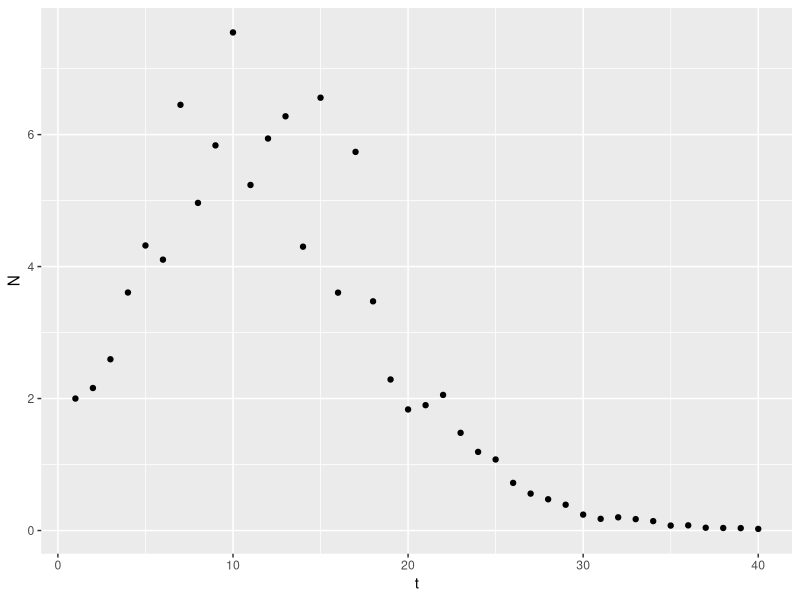
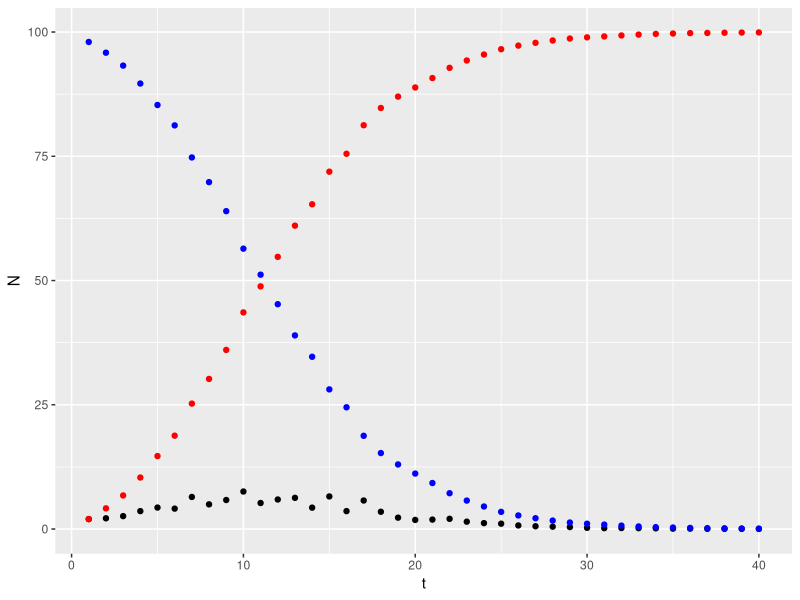
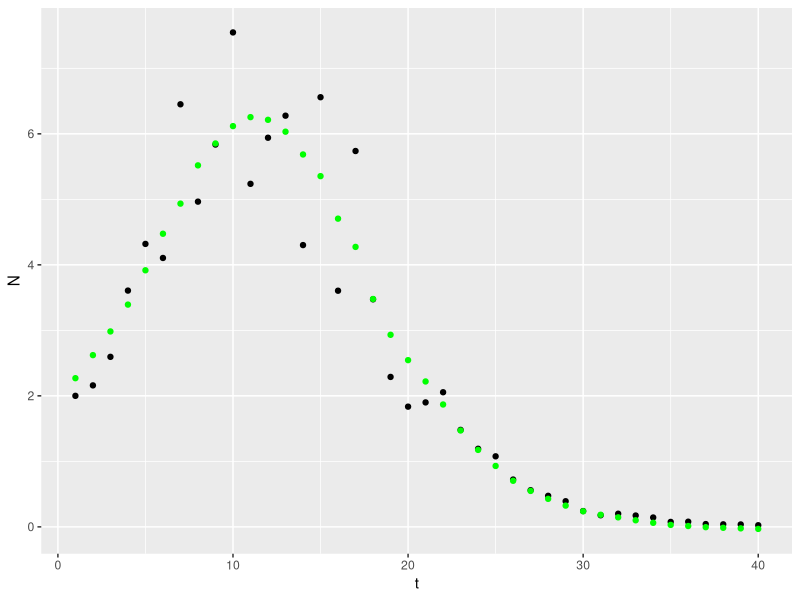
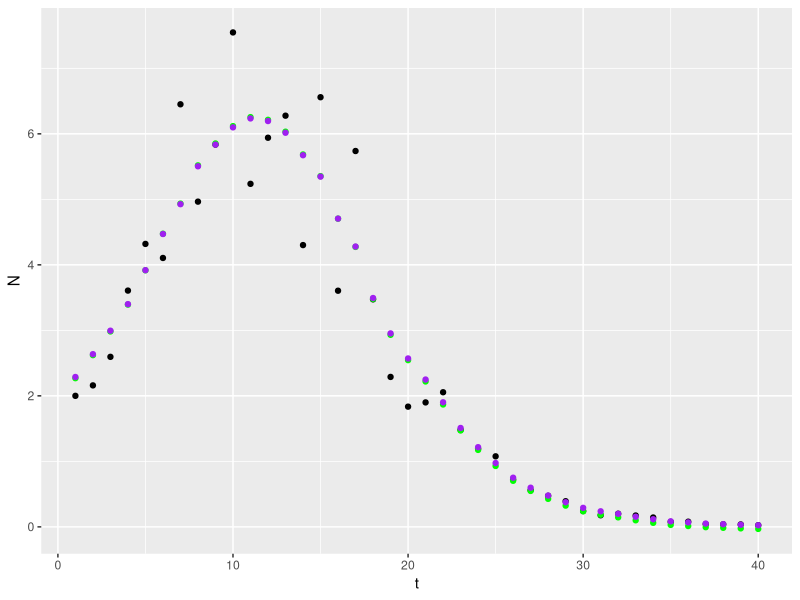
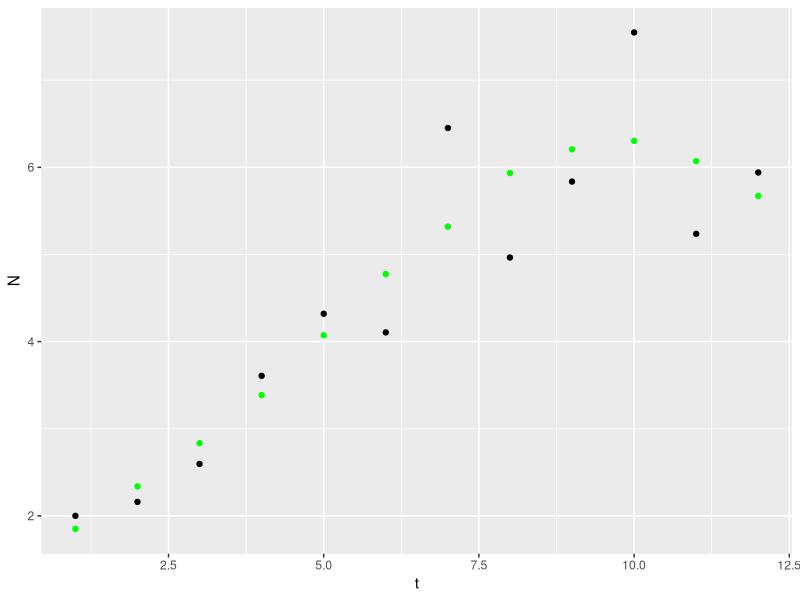
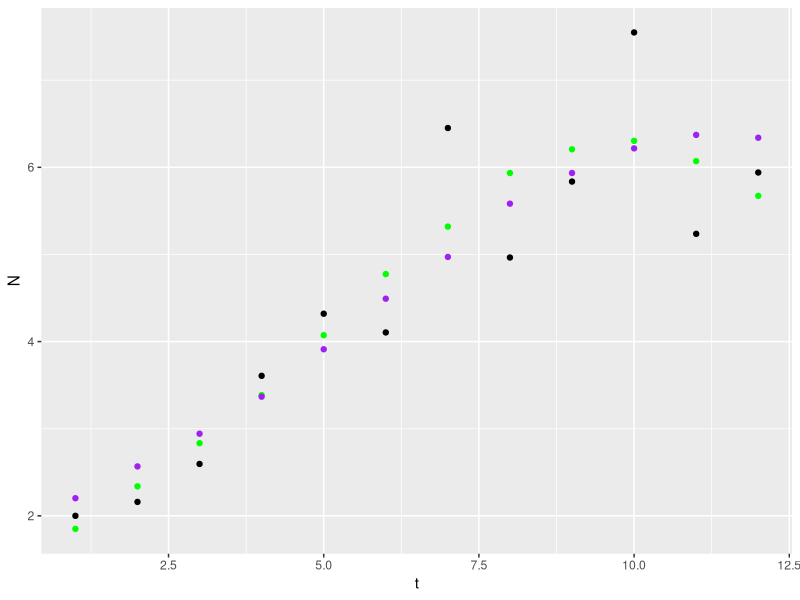
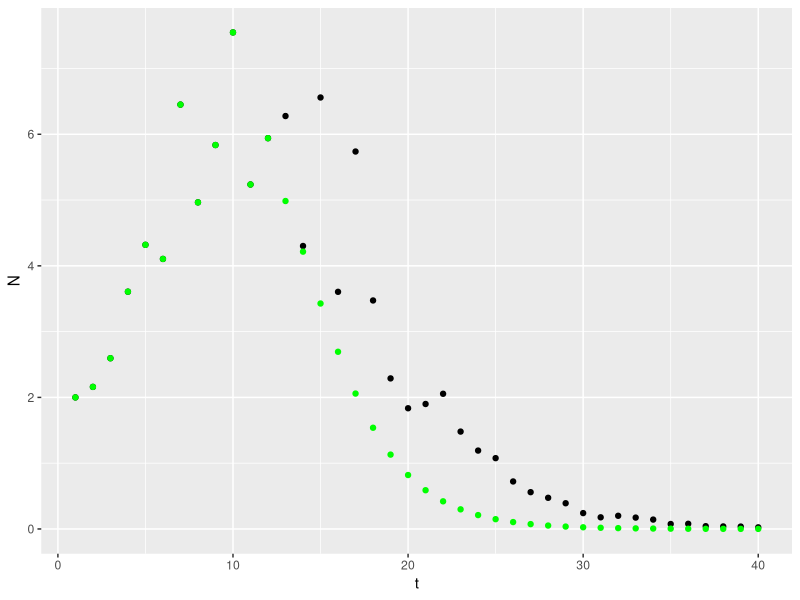
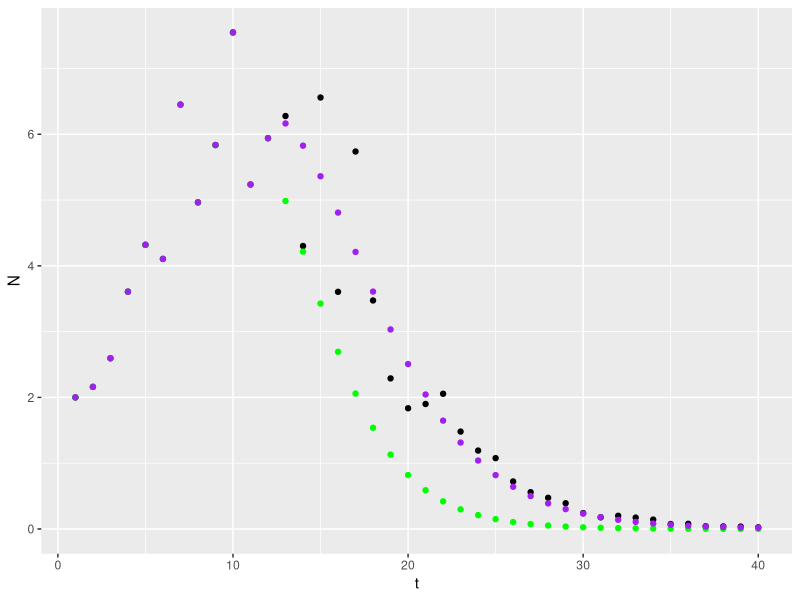

Generate these figures, in order, with R:
## Week 8

# clear workspace
rm(list=ls())

# Today we fit a Bass Model to estimate new product diffusion.
# The context is not especially important, but we could suppose the product is 
#    virtual reality goggles, like Oculus
# We are modeling a durable good, that is, a product that lasts many periods after
#    purchase. Therefore we will use "sales" and "adoptions" interchangeably

library(tidyverse)

# --------------------
# BASS MODEL
# --------------------

#choose true parameters, we'll use these to simulate data
# then we'll use the simulated data to estimate the original parameters
M<-100    # Maximum market size
p<-.02     # coefficient of innovation
q<-.2      # coefficient of imitation
Nstart <- p*M  # Number of sales in period 1, implied when A=0
T<-40      # Number of periods to simulate

# Note: We'll denote adoptions as N because that's easier to write than dA/dt

# allocate memory
N <- vector(mode="numeric",length=T)    # New adopters in period t
A <- vector(mode="numeric",length=T)    # Total adopters up until period t 
R <- vector(mode="numeric",length=T)    # Remaining Market, i.e. M-A
t <- vector(mode="numeric",length=T)    # counts time periods

# initialize vectors for period 1
N[[1]] <- Nstart
A[[1]] <- N[[1]]
R[[1]] <- M-N[[1]]
t[[1]] <- 1.0

#simulate data for subsequent periods
sigma <- 0.2    # governs noise in simulated N(t)
set.seed(4321)
for (i in 2:T){
  
  t[i] <- i*1.0
  # Bass model formula, with a random lognormal multiplier:
  N[i] <- ( p + q * A[[i-1]] / M ) * R[[i-1]] * exp(rnorm(1, mean = 0, sd = sigma))
  # Update accumulated sales
  A[i] <- A[[i-1]] + N[[i]]
  # Update Remaining market size
  R[i] <- M-A[[i]]
}

# Let's take a look. Combine simulated data into a dataframe & plot
sim <- cbind(t,N,A,R) |>
       as.data.frame() 
ggplot(sim) +
       geom_point(aes(t,N), color="black") 
  
# Now let's compare Sales to Accumulated Sales & Remaining market
ggplot(sim) +
  geom_point(aes(t,N), color="black") +
  geom_point(aes(t,A), color="red") +
  geom_point(aes(t,R), color="blue")


# This illustrates a general principle in model training, estimation and usage
# If we can simulate data from a model and known parameters,
#     and then use the simulated data and estimation code to estimate known values,
#     then we can (a) check our understanding
#         (b) check our estimation code works
#         (c) run a variety of simulation experiments to understand the 
#             model and estimator properties
#         (d) change the parameter values to gauge their effect on the model

# Note, this procedure proves the model recovers known parameters from a known 
#     data generating process
# However, it cannot prove that a model can always recover true parameters
#     when the data generating process is unknown. For example, in the case of 
#     price endogeneity, a simulation approach like this could not capture the 
#     unknown effects of price endogeneity on demand; it could only capture the 
#     effects as we assume them to be
# Sometimes people overinterpret the value of this procedure. It is valuable to
#     test models and estimators in an environment that is fully controlled. However,  
#     the experiments do not imply that the models and estimators
#     will have the same properties when applied in uncontrolled environments.


# Now let's estimate the Bass model using OLS (the quadratic in A(t-1))
#    (good deeper dive if you want it: https://rpubs.com/BM07BAM/bass_model )

# Lagged cumulative adoptions: total adopters BEFORE period t, with A_lag[1]=0.
# This is the correct Bass regressor; using A[t] would be circular because
# A[t] = A[t-1] + N[t] already contains the outcome N[t] we are predicting.
A_lag <- dplyr::lag(A, default = 0)
sim$A_lag <- A_lag

# run the linear regression: N_t = a + b*A_{t-1} + c*A_{t-1}^2
out_lm <- lm(N ~ A_lag + I(A_lag^2), data = sim)
summary(out_lm)

# What did we find? How well did the model fit the training data?

# Let's use our estimated model to predict sales in the training sample
sim$lmpred <- predict(out_lm)
# Let's pause for a moment to appreciate R's compact syntax on that

# Let's see how predicted sales compares to actual sales
ggplot(sim) +
  geom_point(aes(t,N), color="black") +
  geom_point(aes(t,lmpred), color="green") 


# Now let's estimate the Bass model a second way, using a different approach
# This time we'll use Non-Linear Least Squares and the exact solution

# First let's define our NLLS objective function that we want to minimize, 
# as a function of p and q. This function calculates the sum of square errors
bass_sse <- function(pq, N_t, A_t, M) {
  p <- pq[1]
  q <- pq[2]
  
  N_hat <- M * p + (q - p) * A_t - (q / M) * A_t^2
  
  sse <- sum((N_t - N_hat)^2)
}

# We're going to search over p-q space to find the combination of p and q estimates
# that minimize the sum of square errors. The following defines the starting point for
# the search
init <- c(0.1, 0.1)   # this is where we start our search (p=.1, q=.1)

# 'optim' generically minimizes a multidimensional function (in this case, bass_sse)
# type ?optim to learn more about the optim(ization) function
# optim offers several search routines; defaults to Nelder-Mead https://en.wikipedia.org/wiki/Nelder%E2%80%93Mead_method
# init is the starting point, fn is the function to minimize
out2 <- optim(par = init, fn = bass_sse, N_t = sim$N, A_t = sim$A_lag, M = M)

# what did optim give us? 
summary(out2)

# What parameter values did optim estimate?
out2$par
# How accurate are those?

# Let's use our NLLS model to predict sales in the training sample
PredictBassInSampleN <- function(parms, T_horizon){

# allocate memory  
ISPredN <- vector(mode="numeric",length=T_horizon)

# Use the estimated model to predict sales in the training sample
for (i in 1:T_horizon) {
  ISPredN[i] <- M * parms[[1]] + (parms[[2]] - parms[[1]]) * A_lag[i] - (parms[[2]] / M) * A_lag[i]^2
  ISPredN[i] 
}

return(ISPredN)
}

sim$NLLSInsamplePred<-PredictBassInSampleN(out2$par, 40)


# Let's see how in-sample sales predictions compare to actual sales
ggplot(sim) +
  geom_point(aes(t,N), color="black") +
  geom_point(aes(t,lmpred), color="green") +
  geom_point(aes(t,NLLSInsamplePred), color="purple")

## Which model fits better? In what periods does each estimator fit better or worse?
nls_insample_r2<-1 - sum((sim$N-sim$NLLSInsamplePred)^2)/sum((sim$N-mean(sim$N))^2)
nls_insample_r2  # how does that compare to the OLS R-sq?


## Until now, we have used the entire T-periods dataset to fit both models
## That means we can't evaluate predictive accuracy--we used the entire dataset in estimation

##   (What's the problem with using training data to evaluate predictive accuracy?)

## Now, suppose we only had the first (short_T) periods of data
## We'll estimate with the first short_T periods then predict periods 13-40
short_T <- 12

## Which estimation method do you think will offer more accurate predictions? 
## Why?

# First let's create the restricted training sample 
shortsim <- sim[1:short_T,]

# Let's estimate the Bass model again using the quadratic linear model, using the 
# restricted data

# run the linear regression using the short training sample: 
#      N_t = a + b*A_{t-1} + c*A_{t-1}^2
out_lm2 <- lm(N ~ A_lag + I(A_lag^2), data = shortsim)
summary(out_lm2)

# Let's use our linear estimator to predict sales in the short training sample
shortsim$lmpred <- predict(out_lm2)

# Let's see how predicted sales compares to actual sales in the short training sample
ggplot(shortsim) +
  geom_point(aes(t,N), color="black") +
  geom_point(aes(t,lmpred), color="green") 


# Now let's estimate the Bass model using NLLS 

# Re-estimate NLLS using the short training sample 
nls2short <- optim(par = init, fn = bass_sse, N_t = shortsim$N, A_t = shortsim$A_lag, M = M)

# What did we find?
nls2short$par
# Are these parameter estimates better or worse than the first NLLS estimates? Why?

# Let's use our NLLS model to predict sales in the short sample
shortsim$NLLSInsamplePred<-PredictBassInSampleN(nls2short$par, short_T)

# Let's see how predicted sales compares to actual sales in the restricted sample
ggplot(shortsim) +
  geom_point(aes(t,N), color="black") +
  geom_point(aes(t,lmpred), color="green") +
  geom_point(aes(t,NLLSInsamplePred), color="purple") 

# How do the R-square statistics compare in the short training sample?
nls_insample_r2<-1 - sum((shortsim$N-shortsim$NLLSInsamplePred)^2)/sum((shortsim$N-mean(shortsim$N))^2)
nls_insample_r2


# Now let's use the 2 models to predict sales after the training data period

# For the quadratic linear model, we need to define a new function, which will 
#   make a series of iterated sales predictions, each building on the previous
lmPredOOS <- function(model,short_T){
  
  # first allocate the return vector in memory
  longpredN <- vector(mode="numeric",length=T)
  
  # Seed the first short_T periods with training data
  longpredN[1:short_T] <- N[1:short_T]
  
  # Seed the accumulated sales variable with the last in-sample training obs
  temp_A <- A[short_T]
  
  # For periods between short_T and T,
  for (i in (short_T+1):T){
    
    # Use the most recent A estimate to calculate the model's fitted value
    longpredN[i] <- model$coef[1]+model$coef[2]*temp_A+model$coef[3]*temp_A*temp_A
    
    # Update the accumulated sales with the new predicted sales
    temp_A <- temp_A + longpredN[i]
  }  
  
  return(longpredN)
}

# Use our new function to predict using the OLS estimator
LMlong <- lmPredOOS(out_lm2,short_T)

# How do the OLS predictions compare to simulated data?
predictions <- cbind(t,N,LMlong) |>
  as.data.frame() 

ggplot(predictions) +
  geom_point(aes(t,N), color="black") +
  geom_point(aes(t,LMlong), color="green") 


# Now we need a function that uses the short-T NLLS estimator to predict out-of-sample
NLLSpredOOS <- function(M, p, q, short_T) {
  
  # first allocate the return vector in memory
  longpredN <- vector(mode="numeric",length=T)
  
  # Seed the first short_T periods with training data
  longpredN[1:short_T] <- N[1:short_T]
  
  # Seed the accumulated sales variable with the last in-sample training obs
  temp_A <- A[short_T]
  temp_R <- M-temp_A
  
  for (i in (short_T+1):T){    
    longpredN[[i]] <- (p + q * temp_A / M) * temp_R
    temp_A <- temp_A + longpredN[[i]]
    temp_R <- M - temp_A
  }
  return(longpredN)
}

# Let's predict sales for all T periods given NLLS estimates of p and q
predictions$NLLSlong <- NLLSpredOOS(M, nls2short$par[[1]], nls2short$par[[2]], short_T)

# Let's see how predicted sales compares to simulated sales in the restricted sample
ggplot(predictions) +
  geom_point(aes(t,N), color="black") +
  geom_point(aes(t,LMlong), color="green") +
  geom_point(aes(t,NLLSlong), color="purple") 

# Which estimation method looks like it predicted better in periods 13-T? 

# Let's sum the square prediction errors for out-of-sample periods
sspeLM <- sum((predictions$LMlong[(short_T+1):T]-predictions$N[(short_T+1):T])^2)
sspeNLLS <- sum((predictions$NLLSlong[(short_T+1):T]-predictions$N[(short_T+1):T])^2)
print(c(sspeLM, sspeNLLS))


# Remember the bias-variance tradeoff: Increasing model fit past a certain point 
#    can reduce the model's ability to generalize to unseen data 
# https://en.wikipedia.org/wiki/Bias%E2%80%93variance_tradeoff

# The reason that NLLS performs reasonably well, even with just a few data points, is that 
# its structure nests the true data generating process. 

# This is a common tradeoff in analytics: Purpose-built models using relevant theory
# can outperform robust descriptive models with limited training data

# However, with large enough data, more flexible models will often effectively 
# learn the relevant structure without the need for context-specific
# theoretical assumptions

# How much data is "large enough" ? It depends on
#   (a) accuracy of the theory-driven model
#   (b) flexibility of the descriptive model
#   (c) how noisy are the data: more noise --> greater value of theory
# These are generally empirical questions. We cannot generally know the answers 
#   without testing

# Additionally, if the model embeds an irrelevant theory, it can perform worse than 
#     the general model, even with a lot of data. Typically, domain expertise is 
#     needed to inform the theory selection.


### practice/reflection questions (not for submission)

# 1. Change the true value of p from .02 to .01; change nothing else from the original values. 
# Did that change which estimator produced a higher sum of squared prediction errors?

# 2. Change the true value of p from .02 to .03; change nothing else from the original values. 
# Did that change which estimator produced a higher sum of squared prediction errors?

# 3. Change the true value of q from .2 to .1; change nothing else from the original values. 
# Did that change which estimator produced a higher sum of squared prediction errors?

# 4. Change the true value of q from .1 to .3; change nothing else from the original values. 
# Did that change which estimator produced a higher sum of squared prediction errors?

# 5. Change short_T from 12 to 6; change nothing else from the original values. 
# Did that change which estimator produced a higher sum of squared prediction errors?

# 6. Change short_T from 12 to 18; change nothing else from the original values.
# Did that change which estimator produced a higher sum of squared prediction errors?
